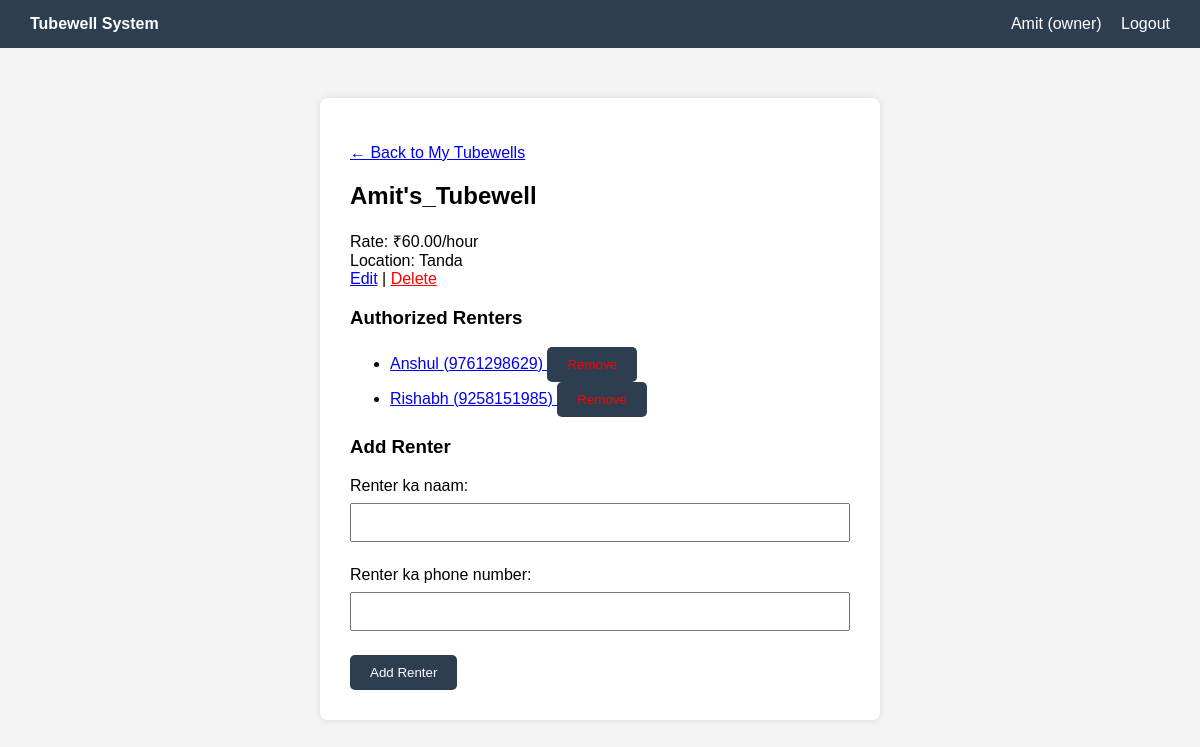
Before: /tubewells/2/ (signed in) with the older database file.
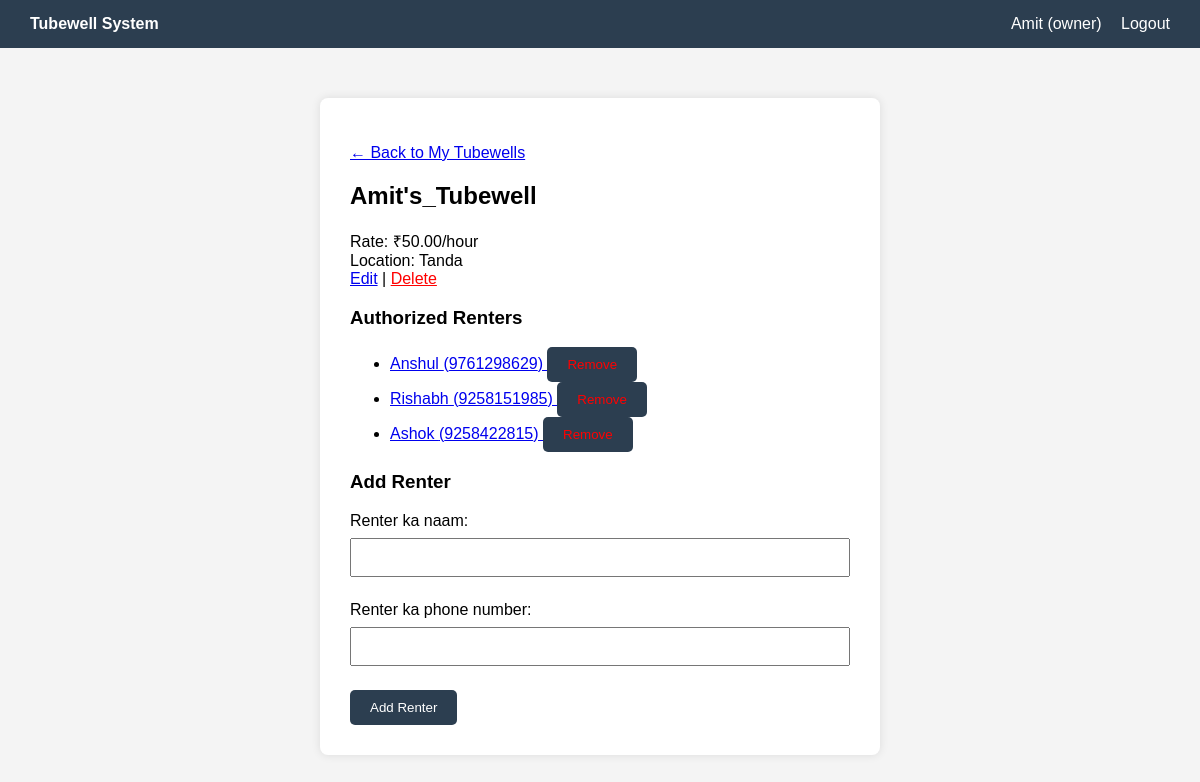
After: the same page with the newer database file.
### tubewells/models.py (models this page shows, shortened)
class Tubewell(models.Model):
    owner = models.ForeignKey(
        settings.AUTH_USER_MODEL,
        on_delete=models.CASCADE,
        related_name='tubewells',
        limit_choices_to={'role': 'owner'}
    )
    name = models.CharField(max_length=100)
    location = models.CharField(max_length=200, blank=True, null=True)
    rate_per_hour = models.DecimalField(max_digits=8, decimal_places=2)
    is_active = models.BooleanField(default=True)
    created_at = models.DateTimeField(auto_now_add=True)

class AuthorizedRenter(models.Model):
    owner = models.ForeignKey(
        settings.AUTH_USER_MODEL,
        on_delete=models.CASCADE,
        related_name='authorized_renters',
        limit_choices_to={'role': 'owner'}
    )
    renter = models.ForeignKey(
        settings.AUTH_USER_MODEL,
        on_delete=models.CASCADE,
        related_name='authorized_by_owners',
        limit_choices_to={'role': 'renter'}
    )
    tubewell = models.ForeignKey(
        Tubewell,
        on_delete=models.CASCADE,
        related_name='authorized_renters'
    )
    is_active = models.BooleanField(default=True)
    added_at = models.DateTimeField(auto_now_add=True)
    class Meta:
        unique_together = ('owner', 'renter', 'tubewell')

### accounts/models.py (models this page shows, shortened)
class User(AbstractUser):
    ROLE_CHOICES = (
        ('admin', 'Admin'),
        ('owner', 'Owner'),
        ('renter', 'Renter'),
    )
    role = models.CharField(max_length=10, choices=ROLE_CHOICES)
    phone_number = models.CharField(max_length=15, blank = True, null = True)
    village = models.CharField(max_length = 100, blank= True, null= True)

### tubewells/views.py (the view)
# urls.py: path('<int:tubewell_id>/', views.tubewell_detail, name='tubewell_detail'),
@login_required
def tubewell_detail(request, tubewell_id):
    tubewell = get_object_or_404(Tubewell, id=tubewell_id, owner=request.user)
    authorized_renters = AuthorizedRenter.objects.filter(tubewell=tubewell, is_active=True)
    inactive_renters = AuthorizedRenter.objects.filter(tubewell=tubewell, is_active=False)
    if request.method == 'POST':
        form = AddRenterForm(request.POST)
        if form.is_valid():
            name = form.cleaned_data['name']
            phone = form.cleaned_data['phone_number']
            renter, created = User.objects.get_or_create(
                username=phone,
                defaults={
                    'first_name': name,
                    'phone_number': phone,
                    'role': 'renter',
                }
            )
            if created:
                renter.set_password(phone)
                renter.save()
                messages.success(
                    request,
                    f"Renter add ho gaya! Login details — Phone: {phone}, Password: {phone}"
                )
            else:
                messages.info(request, f"{name} is tubewell ke liye already authorized ho gaya.")
            link, link_created = AuthorizedRenter.objects.get_or_create(
                owner=request.user,
                renter=renter,
                tubewell=tubewell,
                defaults={'is_active': True}
            )
            if not link_created and not link.is_active:
                link.is_active = True
                link.save()
            return redirect('tubewell_detail', tubewell_id=tubewell.id)
    else:
        form = AddRenterForm()
    return render(request, 'tubewells/tubewell_detail.html', {
        'tubewell': tubewell,
        'authorized_renters': authorized_renters,
        'inactive_renters': inactive_renters,
        'form': form,
    })

### tubewells/forms.py (shortened to what this page needs)
class AddRenterForm(forms.Form):
    name = forms.CharField(max_length=150, label="Renter ka naam")
    phone_number = forms.CharField(max_length=15, label="Renter ka phone number")

### tubewells/templates/tubewells/tubewell_detail.html (shortened to what this page needs)
{% extends 'accounts/base.html' %}
{% block content %}
<p><a href="{% url 'owner_dashboard' %}">&larr; Back to My Tubewells</a></p>
<h2>{{ tubewell.name }}</h2>
<p>
    Rate: ₹{{ tubewell.rate_per_hour }}/hour<br>
    Location: {{ tubewell.location|default:"N/A" }}<br>
    <a href="{% url 'edit_tubewell' tubewell.id %}">Edit</a> |
    <a href="{% url 'delete_tubewell' tubewell.id %}" style="color:red;">Delete</a>
</p>
<h3>Authorized Renters</h3>
<ul>
    {% for ar in authorized_renters %}
        <li>
            <a href="{% url 'renter_action_panel' tubewell.id ar.renter.id %}">
                {{ ar.renter.first_name }} ({{ ar.renter.phone_number }})
            </a>
            <form method="POST" action="{% url 'remove_renter' tubewell.id ar.renter.id %}" style="display:inline;">
                <button type="submit" style="color:red;">Remove</button>
            </form>
        </li>
    {% empty %}
        <li>Koi renter add nahi hua abhi.</li>
    {% endfor %}
</ul>
<h3>Add Renter</h3>
<form method="POST">
    {{ form.as_p }}
    <button type="submit">Add Renter</button>
</form>
{% endblock %}

Changed rows visible on the page:
changed Tubewell "Amit's_Tubewell": rate_per_hour "60.00" → "50.00"
added AuthorizedRenter: renter.first_name "Ashok", renter.phone_number "9258422815"
